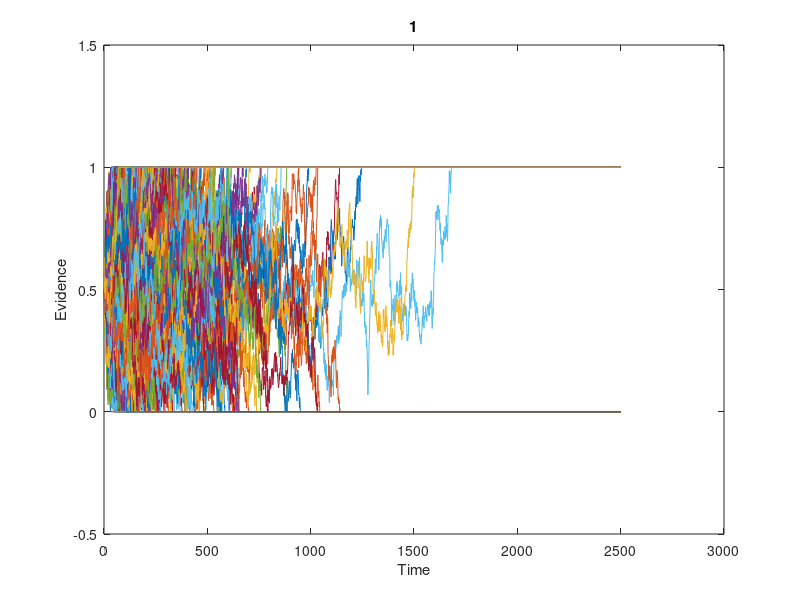
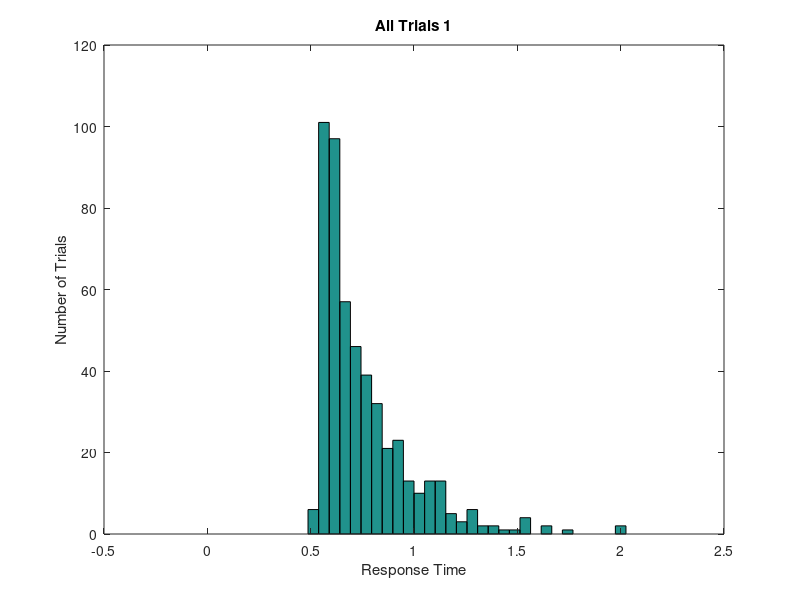

MATLAB code for these plots, in order: (Note: this script raises an error after producing the figures.)
clear; close all; clc;

%fix step size
dt = 0.001;
%parameter 
ntrials = 500; %NUMBER OF RUNS
mu = 0.5;
ndt = 0.5; %NON-DECISION TIME
sd = 1;   %THIS IS VARIABILITY WITHIN THE WALK.  KEEP FIXED AT 1. 
nsteps = 2500; %MAX LENGTH OF WALK.  INCREASE TILL WARNING GOES AWAY
criterion = 1; %CORRECT BOUNDARY LOCATION, INCORRECT IS ZERO 
beta = 0.5; % NORMALIZED BIAS
bias = beta*criterion; %ACTUAL BIAS

%set random number seed 
rng(19680104);
%OUTPUT VARIABLES
sample = zeros(1,nsteps+1);   %This is a single random draw from normal distribution
path = zeros(ntrials,nsteps+1); %This is all the random walks
rt = zeros(ntrials,1);  %These are the rts across trials 
correct = zeros(ntrials,1); %This is accuracy data. ZERO IS WRONG, ONE IS RIGHT
%LOOP OVER ntrials.  
for j = 1:ntrials
    goodpath = 0;
    while goodpath == 0
        drawn_mu = unifrnd(0.2,1.5,[1,1]);
        draw = normrnd(drawn_mu*dt,sd*sqrt(dt),[1,nsteps]);  %DRAW A WALK
        sample(1) = bias; %START AT BIAS
        sample(2:nsteps+1) = draw; 
        walk = cumsum(sample); %SUM THE WALK.   
        crossbnd = find((walk > criterion) |(walk < 0)); %TEST BOTH BOUNDARIES  
        if ~isempty(crossbnd) %TEST IF IT CROSSED ONE OF THE BOUNDARIES AT LEAST
            goodpath = 1; %WALK IS GOOD, SET TO 1 TO EXIT WHILE LOOP
            path(j,:) = walk; %SAVE THE WALK
        else
            display('Bad Walk') %NOTIFY BAD WALK AND DRAW AGAIN LOWER
        end;
    end;
    rt(j) = crossbnd(1);  %RT IS FIRST CROSSING
    if path(j,rt(j)) > criterion  %TEST IF CORRECT
        path(j,rt(j):end) = criterion; %SET THE REST OF WALK TO BOUNDARY
        correct(j) = 1; %INDICATE CORRECT TRIAL
    else %TRIALIS INCORRECT
        path(j,rt(j):end) = 0; %SET THE REST OF WALK TO ZERO. 
    end; 
    %Add Non-decision time
    rt(j) = rt(j) + ndt/dt;	
end

%compute accuracy
accuracy = mean(correct);  %COMPUTER FRACTION CORRECT
%convert rt to milliseconds
rt = rt*dt;
%plot all the random walks. 
figure
plot(path');
xlabel('Time')
ylabel('Evidence')
title('1')
set(gca,'YLim',[-0.5 criterion+0.5])
%Make a histogram of all random walks. 
figure  
bins = linspace(0,2,40);  
hist(rt,bins);
xlabel('Response Time')
ylabel('Number of Trials')
title('All Trials 1')
%Make a histogram separating correct from incorrect 
errorrt = rt(find(correct == 0));  % THIS IS JUST THE INCORRECT TRIALS
correctrt = rt(find(correct == 1)); %THIS IS JUST THE CORRECT TRIALS
figure
[n1,x] = hist(errorrt, bins); 
[n2,x] = hist(correctrt, bins);
h = bar(x,[n1; n2]);
legend('Error', 'Correct');

xlabel('Response Time')
ylabel('Number of Trials')
avg_time = mean(errorrt)
title(append('Correct vs Error Trials 1', num2str(avg_time)))


%OUTPUT VARIABLES
sample = zeros(1,nsteps+1);   %This is a single random draw from normal distribution
path = zeros(ntrials,nsteps+1); %This is all the random walks
rt = zeros(ntrials,1);  %These are the rts across trials 
correct = zeros(ntrials,1); %This is accuracy data. ZERO IS WRONG, ONE IS RIGHT
%LOOP OVER ntrials.  
for j = 1:ntrials
    goodpath = 0;
    while goodpath == 0
        draw = normrnd(mu*dt,sd*sqrt(dt),[1,nsteps]);  %DRAW A WALK
        beta = unifrnd(0.1, 0.9, [1,1]); % NORMALIZED BIAS
        bias = beta * criterion; % ACTUAL BIAS
        sample(1) = bias;
        sample(2:nsteps+1) = draw; 
        walk = cumsum(sample); %SUM THE WALK.   
        crossbnd = find((walk > criterion) |(walk < 0)); %TEST BOTH BOUNDARIES  
        if ~isempty(crossbnd) %TEST IF IT CROSSED ONE OF THE BOUNDARIES AT LEAST
            goodpath = 1; %WALK IS GOOD, SET TO 1 TO EXIT WHILE LOOP
            path(j,:) = walk; %SAVE THE WALK
        else
            display('Bad Walk') %NOTIFY BAD WALK AND DRAW AGAIN LOWER
        end;
    end;
    rt(j) = crossbnd(1);  %RT IS FIRST CROSSING
    if path(j,rt(j)) > criterion  %TEST IF CORRECT
        path(j,rt(j):end) = criterion; %SET THE REST OF WALK TO BOUNDARY
        correct(j) = 1; %INDICATE CORRECT TRIAL
    else %TRIALIS INCORRECT
        path(j,rt(j):end) = 0; %SET THE REST OF WALK TO ZERO. 
    end; 
    %Add Non-decision time
    rt(j) = rt(j) + ndt/dt;	
end

%compute accuracy
accuracy = mean(correct);  %COMPUTER FRACTION CORRECT
%convert rt to milliseconds
rt = rt*dt;
%plot all the random walks. 
figure
plot(path');
xlabel('Time')
ylabel('Evidence')
title('2')
set(gca,'YLim',[-0.5 criterion+0.5])
%Make a histogram of all random walks. 
figure  
bins = linspace(0,2,40);  
hist(rt,bins);
xlabel('Response Time')
ylabel('Number of Trials')
title('All Trials 2')
%Make a histogram separating correct from incorrect 
errorrt = rt(find(correct == 0));  % THIS IS JUST THE INCORRECT TRIALS
correctrt = rt(find(correct == 1)); %THIS IS JUST THE CORRECT TRIALS
figure
[n1,x] = hist(errorrt, bins); 
[n2,x] = hist(correctrt, bins);
h = bar(x,[n1; n2]);
legend('Error', 'Correct');

xlabel('Response Time')
ylabel('Number of Trials')
avg_time = mean(errorrt)
title(append('Correct vs Error Trials 2', num2str(avg_time)))
